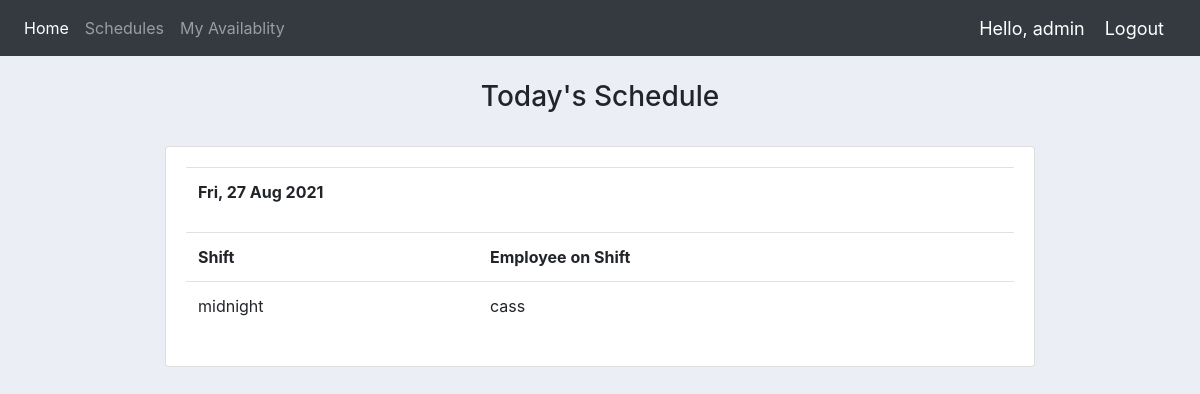
The app's page /account/ (signed in) with its own data.
### account/models.py (models this page shows, shortened)
class Schedule(models.Model):
    date = models.DateField()
    shift = models.TimeField(default=dt.time(00, 00), auto_now=False, auto_now_add=False)
    employee = models.ForeignKey(User, null = True, on_delete=models.CASCADE)
    rank = models.PositiveIntegerField(default=0)
    class Meta:
        unique_together = ("date", "shift")

### account/views.py (the view)
# urls.py: path('', views.index, name="index"),
@login_required(login_url='login')
def index(request):
    schedule = Schedule.objects.order_by('-date','-shift')
    schedule_date_list = []
    for i in schedule:
        if i.date not in schedule_date_list:
            if i.date == date.today():
                schedule_date_list.append(i.date)
    print('SCHEDULE DATE LISTTTTTT',schedule_date_list)
    context = {'schedule':schedule, 'schedule_date_list':schedule_date_list}
    return render(request, 'account/home.html', context)

### account/templates/account/home.html
{%  extends 'account/index.html' %}
{% block content %}
<br>
<h3>Today's Schedule</h3>
<br>
<div class="row justify-content-center">
    <div class="col-lg-9">
        <div class="card card-body">
            {% if schedule_date_list|length > 0 %}
                {% for d in schedule_date_list %}
                    <table class="table">
                        <tr>
                            <th>{{d|date:"D, j M Y"}}</th>
                        </tr>
                        <table class="table">
                            <tr>
                                <th>Shift</th>
                                <th>Employee on Shift</th>
                            </tr>
                            {% for i in schedule %}
                            {% if i.date == d %}
                                <tr>
                                    <td>{{i.shift}}</td>
                                    <td>{{i.employee}}</td>
                                </tr>
                                {% endif %}
                            {% endfor %}
                        </table>
                    </table>
                {% endfor %}
            {% else %}
                    <p>No Schedule available yet</p>
            {% endif %}
        </div>
    </div>
</div>
{% endblock %}

### account/templates/account/navbar.html (shortened to what this page needs)
{% load static %}
{% url 'index' as index %}
{% url 'myavailability' as myavailability %}
<nav class="navbar navbar-expand-lg navbar-dark bg-dark">
   <div class="collapse navbar-collapse" id="navbarNav">
     <ul class="navbar-nav">
       <li class="nav-item {% if request.path == index %} active {%endif%}">
        <a class="nav-link" href="{% url 'index' %}">Home</a>
       </li>
       <li class="nav-item {% if request.path == view_schedules %} active {%endif%}">
        <a class="nav-link" href="{% url 'view_schedules' %}">Schedules</a>
       </li>
       <li class="nav-item {% if request.path == myavailability %} active {%endif%}">
        <a class="nav-link" href="{% url 'myavailability' %}">My Availablity</a>
       </li>
     </ul>
   </div>
   <span class="hello-msg">Hello, {{request.user}}</span>
   <span ><a  class="hello-msg" href="{% url 'logout' %}">Logout</a></span>
 </nav>

### account/static/account/css/main.css (style rules this page uses)
body { background-color: #ebeff5; }
h3 { text-align: center; }
.active { color: white; }

### account/templates/account/navbar.html (style rules this page uses)
.hello-msg { font-size: 18px; color: #fff; margin-right: 20px; }

### records on screen
Schedule: schedule_date_list "Fri, 27 Aug 2021", shift "midnight", employee "cass"

### other values on screen
{{ request.user }} "admin"
